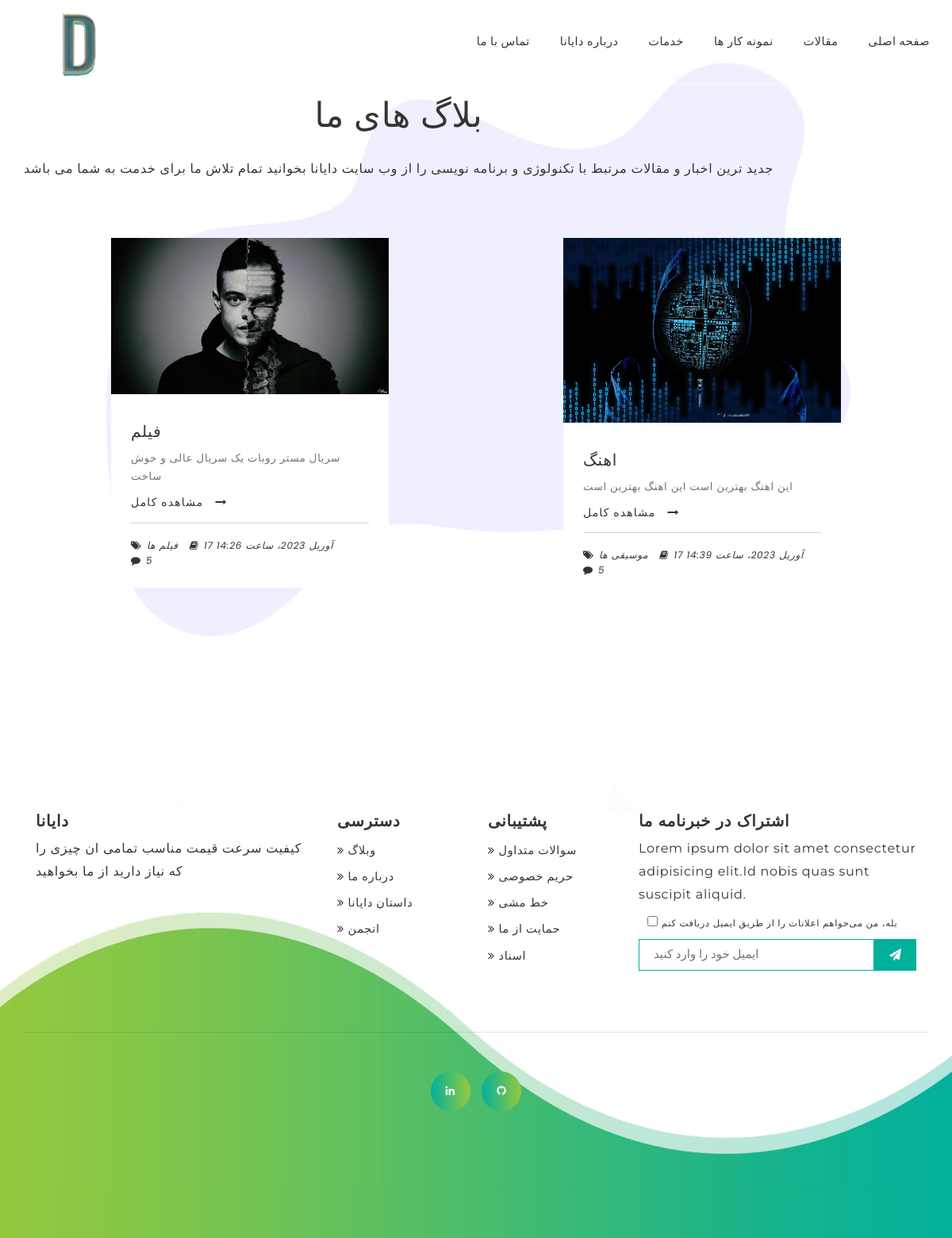
The page /blog/ on the database as committed earlier.
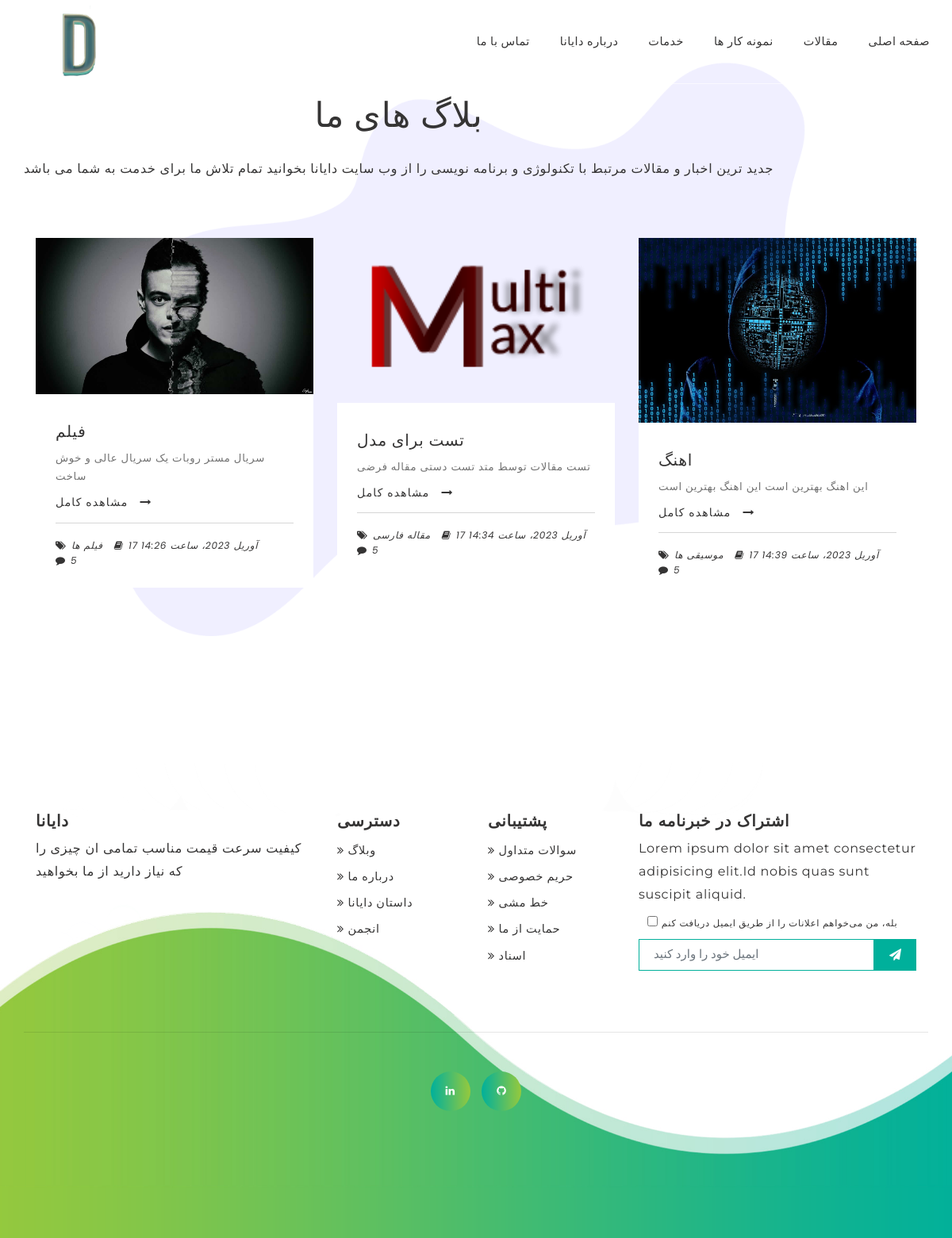
The same page on the database as committed later.
### blog/models.py (models this page shows, shortened)
class Article(models.Model):
    title   = models.CharField(max_length=100, verbose_name="عنوان")
    content = models.TextField(verbose_name="محتوا")
    publish = models.BooleanField(default=True, verbose_name="انتشار")
    image   = models.ImageField(upload_to='images/', verbose_name="عکس")
    created_at = models.DateTimeField(auto_now_add=True)
    category   = models.CharField(max_length=50, verbose_name="دسته بندی")
    class Meta:
        verbose_name = "مقاله"
        verbose_name_plural = "مقاله ها"

### blog/views.py (the view)
# urls.py: path('blog/',blogs,name='blog'),
def blogs (request):
    blogs = Article.objects.filter(publish=True)
    context = {
        'blogs':blogs
    }
    return render(request,'blog.html',context)

### templates/blog.html
{% extends 'base.html' %}
{% block content%}
 <section class="blog padding" id="blog" data-scroll-index="6">
    <div class="container">
        <div class="row">
            <div class="text-center">
                <h2 class="heading-primary mb-5">بلاگ های ما</h2>
                <p class="mb-5">جدید ترین اخبار و مقالات مرتبط با تکنولوژی و برنامه نویسی را از وب سایت دایانا بخوانید تمام تلاش ما برای خدمت به شما می باشد </p>
            </div>
            {% for blog in blogs %}
            <div class="col-lg-4 col-md-6 col-sm-10 mx-auto">
                <div class="blog-img">
                    <img src={{blog.image.url}} alt="blog-image">
                </div>
                <div class="blog-item">
                    <div class="post-title">
                        <a href="#0">
                            <h3>{{blog.title}}</h3>
                        </a>
                    </div>
                    <div class="post-content">
                        <p>
                            {{blog.content}}
                        </p>
                        <a href="#0" class="button">مشاهده کامل<i class="fa fa-long-arrow-right"></i></a>
                    </div>
                    <div class="headerhr mt-4"></div>
                    <div class="post-meta">
                        <ul>
                            <li>
                                <i class="fa fa-tags"></i>
                                <span>{{blog.category}}</span>
                            </li>
                            <li>
                                <i class="fa fa-book"></i>
                                <span>{{blog.created_at}}</span>
                            </li>
                            <li>
                                <i class="fa fa-comment"></i>
                                <a href="#0">5</a>
                            </li>
                        </ul>
                    </div>
                </div>
            </div>
            {% endfor %}
        </div>
    </div>
</section>
{% endblock content%}

Rows that differ between the two databases and show on the page:
now on this page (row edited): Article: image (picture), title "تست برای مدل", content "تست مقالات توسط متد تست دستی مقاله فرضی", category "مقاله فارسی", created_at "17 آوریل 2023، ساعت 14:34"
